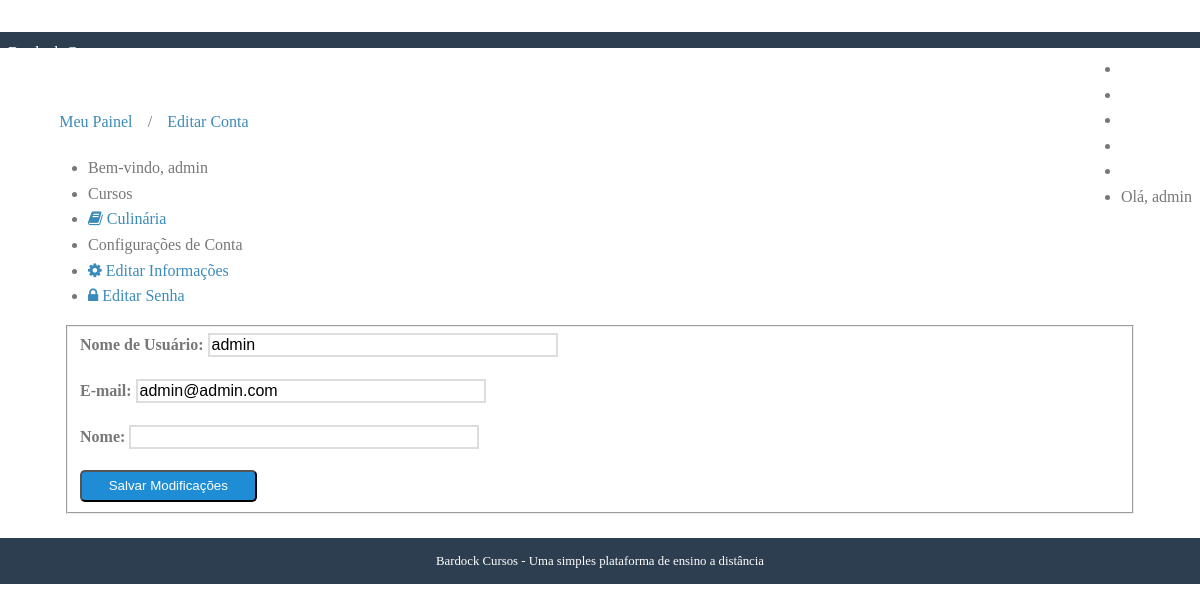
Screenshot of /editar-conta/ (signed in) with the database file from the repository.
### accounts/models.py (models this page shows, shortened)
class User(AbstractBaseUser, PermissionsMixin):
    username = models.CharField(
        'Nome de Usuário', max_length=30, unique=True,
        validators=[validators.RegexValidator(re.compile('^[\w.@+-]+$'),
            'O nome de usuário só pode conter letras, digitos ou os '
            'seguintes caracteres: @/./+/-/_', 'invalid')]
    )
    email = models.EmailField('E-mail', unique=True)
    name = models.CharField('Nome', max_length=100, blank=True)
    is_active = models.BooleanField('Está ativo?', blank=True, default=True)
    is_staff = models.BooleanField('É da equipe?', blank=True, default=False)
    date_joined = models.DateTimeField('Data de Entrada', auto_now_add=True)
    objects = UserManager()
    USERNAME_FIELD = 'username'
    REQUIRED_FIELDS = ['email']
    def __str__(self):
        return self.name or self.username
    class Meta:
        verbose_name = 'Usuário'
        verbose_name_plural = 'Usuários'

### courses/models.py (models this page shows, shortened)
class Enrollment(models.Model):
    STATUS_CHOICES =(
        (0,'Pendente'),
        (1,'Aprovado'),
        (2,'Cancelado'),
    )
    user = models.ForeignKey(settings.AUTH_USER_MODEL,verbose_name="Usuário",related_name="enrollments",on_delete=models.CASCADE)
    course = models.ForeignKey(Course,verbose_name="Curso",related_name="enrollments",on_delete=models.CASCADE)
    status = models.IntegerField('Situação',choices= STATUS_CHOICES , default=1, blank=True)
    created_at = models.DateTimeField('Criado em ' , auto_now=True)
    update_at = models.DateTimeField('Atualizado em ' , auto_now=True)
    class Meta:
        verbose_name="Inscrição"
        verbose_name_plural="Inscrições"
        unique_together=(('user','course'),)

class Course(models.Model):
    nome = models.CharField('Nome',max_length=100)
    slug = models.SlugField('Atalho')
    descricao = models.TextField('Descrição Simples', blank=True)
    about=models.TextField('Sobre o Curso',blank=True)
    data_inicio =  models.DateField('Data de Inicio',null=True , blank=True)
    image =  models.ImageField(upload_to='images',verbose_name='imagem' ,null=True,blank=True)
    created_at = models.DateTimeField('Criado em ' , auto_now=True)
    update_at = models.DateTimeField('Atualizado em ' , auto_now=True)
    def __str__(self):
        return self.nome
    class Meta:
        verbose_name='Curso'
        verbose_name_plural='Cursos'
        ordering=['nome']

### accounts/views.py (the view)
# urls.py: path('editar-conta/', accounts.views.edit, name="editar_conta"),
@login_required
def edit(request):
    template_name = 'accounts/editar-conta.html'
    context = {}
    if request.method == 'POST':
        form = EditAccountForm(request.POST, instance=request.user)
        if form.is_valid():
            form.save()
            messages.success(request,'Os dados Foram alterados com sucesso')
            return redirect('dashboard')
    else:
        form = EditAccountForm(instance=request.user)
    context['form'] = form
    return render(request, template_name, context)

### accounts/forms.py
class EditAccountForm(forms.ModelForm):
    class Meta:
        model = User
        fields = ['username', 'email', 'name']

### courses/templatetags/courses_tags.py (called while the page is built)
@register.simple_tag
def load_my_courses(user):
    return Enrollment.objects.filter(user=user)

### accounts/templates/accounts/editar-conta.html (shortened to what this page needs)
{% extends 'accounts/dashboard.html'%}
{% block breadcrumb %}
{{block.super}}
<li>/</li>
<li><a href="{% url 'editar_conta'%}"> Editar Conta</a></li>
{% endblock %}
{% block dashboard_content %}
<form class="pure-form pure-form-stacked" method="POST">
    <fieldset>
        {% for field in form %}
        <div class="pure-control-group">
            {{field.label_tag}}
            {{field}}
        </div>
        {% endfor %}
        <div class="pure-controls">
            <button type="submit" class="pure-button pure-button-primary">Salvar Modificações</button>
        </div>
    </fieldset>
</form>
{% endblock %}

### accounts/templates/accounts/dashboard.html (shortened to what this page needs)
{% extends "base.html" %}
{% load courses_tags %}
{% block content %}
{% load_my_courses user as enrollments %}
<div class="pure-g-r content-ribbon">
    <div class="pure-u-1">
        <ul class="breadcrumb">
            {% block breadcrumb %}
            <li><a href="#">Meu Painel</a></li>
            {% endblock %}
        </ul>
    </div>
    <div class="pure-u-1-3">
        <div class="pure-menu pure-menu-open">
            <ul>
                <li class="pure-menu-heading">
                    Bem-vindo, {{ user }}
                </li>
                {% block menu_options %}
                <li class="pure-menu-heading">Cursos</li>
                {% for enrollment in enrollments %}
                <li>
                    <a href="#">
                    <i class="fa fa-book"></i>
                    {{ enrollment.course }}
                    </a>
                </li>
                {% empty %}
                <li>Nenhum curso encontrado</li>
                {% endfor %}
                <li class="pure-menu-heading">Configurações de Conta</li>
                <li>
                    <a href="{% url 'editar_conta'%}">
                    <i class="fa fa-cog"></i>
                    Editar Informações
                    </a>
                </li>
                <li>
                    <a href="{% url 'editar_senha'%}">
                    <i class="fa fa-lock"></i>
                    Editar Senha
                    </a>
                </li>
                {% endblock %}
            </ul>
        </div>
    </div>
    <div class="pure-u-2-3">
        <div class="inner">
            {% block dashboard_content %}{% endblock %}
        </div>
    </div>
</div>
{% endblock %}

### core/templates/base.html (shortened to what this page needs)
<!doctype html>
{% load static %}
<html lang="en">
<head>
    <link rel="stylesheet" href="http://yui.yahooapis.com/pure/0.3.0/pure-min.css">
    <link rel="stylesheet" href="{% static 'css/styles.css' %}" />
    <link rel="stylesheet" href="{% static 'css/font-awesome.min.css' %}" />
</head>
<body>
<div class="content">
    <div class="header">
        <div class="pure-menu pure-menu-open pure-menu-fixed pure-menu-horizontal">
            <a class="pure-menu-heading" href="{% url 'home'%}">Bardock Cursos</a>
            <ul>
                <li class="pure-menu-selected"><a href="{% url 'home'%}">Início</a></li>
                <li><a href="{% url 'cursos'%}">Cursos</a></li>
                <li><a href="{% url 'contact'%}">Contato</a></li>
                {% if user.is_authenticated %}
                <li><a class="nav-link" href="{% url 'dashboard' %}">Painel</a></li>
                <li><a class="nav-link" href="{% url 'logout' %}">Sair</a></li>
                {% else %}
                <li><a href="{% url 'login' %}">Entrar</a></li>
                {% endif %}
                <li class="pure-menu-selected">Olá, {{user}}</li>
            </ul>
        </div>
    </div>
  <div class="content"></div>
    {% block content %}{% endblock %}
    <div class="footer">
        Bardock Cursos - Uma simples plataforma de ensino a distância
    </div>
</div>
</body>
</html>

### core/static/css/styles.css (style rules this page uses)
* { -webkit-box-sizing: border-box; -moz-box-sizing: border-box; box-sizing: border-box; }
body { margin: 0 auto; line-height: 1.7em; }
a { color: #3b8bba; }
.content { padding-top: 2em; }
.header { margin: 0 0; }
.header .pure-menu { padding: 0.5em; background-color: #2d3e50; }
.header .pure-menu a { color: #fff; }
.header .pure-menu-heading { float: left; }
.header ul { float: right; }
.pure-menu.pure-menu-open.pure-menu-fixed { border-bottom: none; z-index: 4; }
.content .content-ribbon { margin: 1.5em 3em; }
.footer { background: #2d3e50; color: #fff; text-align: center; padding: 1em; font-size: 80%; }
.pure-form label { margin: 1em 0 0; font-weight: bold; font-size: 100%; }
.pure-form input[type], .pure-form textarea, .pure-form select { border: 2px solid #ddd; box-shadow: none; font-size: 100%; width: 100%; max-width: 350px; margin-bottom: 0.3em; }
.pure-form .pure-control-group { margin-bottom: 1em; }
.pure-button-primary { background-color: #1f8dd6; color: white; padding: 0.5em 2em; border-radius: 5px; }
.inner { padding: 0em 1em; }
ul.breadcrumb { padding: 0; }
ul.breadcrumb li { display: inline-block; }
ul.breadcrumb li a { display: inline-block; padding: 0.3em 0.7em; }
body { min-width: 320px; color: #777; line-height: 1.6; }
a { color: #3b8bba; text-decoration: none; }

### rows the page displays
User: name+username "admin", form "admin" "admin@admin.com"
Enrollment: course "Culinária"

### other values shown
{{ field.label_tag }} "Nome de Usuário:" "E-mail:" "Nome:"
